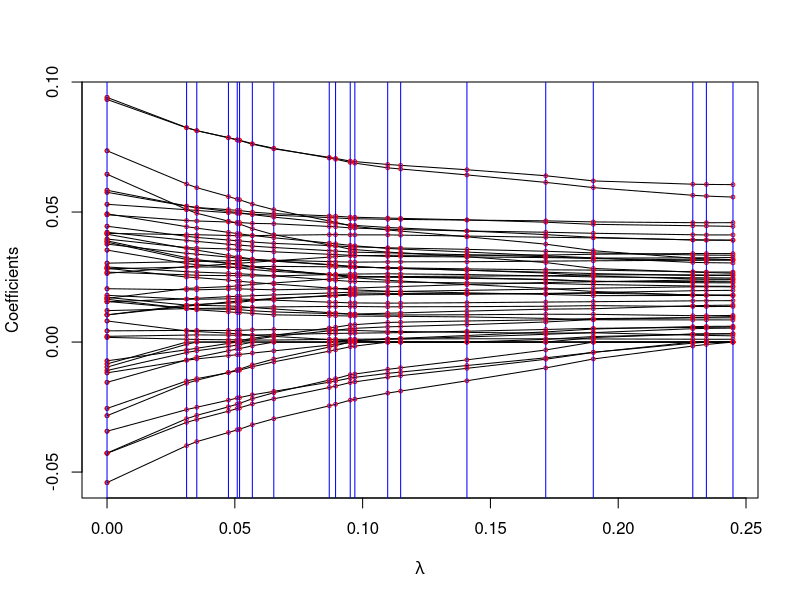

Write the R code that produced this figure.
## Function to simulate a p.d. matrix

# Generating a random positive-definite matrix with specified positive eigenvalues
# If eigenvalues are not specified, they are generated from a uniform distribution

Posdef <- function (n, ev = runif(n, 0, 50))
{
  Z <- matrix(ncol=n, rnorm(n^2))
  decomp <- qr(Z)
  Q <- qr.Q(decomp)
  R <- qr.R(decomp)
  d <- diag(R)
  ph <- d / abs(d)
  O <- Q %*% diag(ph)
  Z <- t(O) %*% diag(ev) %*% O
  return(Z)
}

## Function to update the inverse via Woodbury Formula when a index is entering the active set

InvUpdate1 <- function(A,Inv,act,nonact,index){

    index.vec <- A[act,index,drop=FALSE] # the covariance matrix values for the (act,index) block
    d <- length(act)
    vec1 <- c(rep(0,d),1)
    block1 <- cbind(diag(1,d),-Inv%*%index.vec)
    M1 <- rbind(block1,vec1)

    vec2 <- c(rep(0,d),1/(A[index,index]-as.numeric(t(index.vec)%*%Inv%*%index.vec)))
    block2 <- cbind(Inv,rep(0,d))
    M2 <- rbind(block2,vec2)

    Inv1 <- M1%*%M2%*%t(M1)
    k <- which(sort(c(act,index))==index)
    if (k==(d+1)){
        B <- Inv1
    } else {
        Inv1[c(k:(d+1)),] <- Inv1[c((d+1),k:d),]
        Inv1[,c(k:(d+1)) ] <- Inv1[,c((d+1),k:d)]
        B <- Inv1
    }
    return(B)
}

## Function to update the inverse via Woodbury Formula when a index is leaving the active set

InvUpdate2 <- function(A,Inv,act,nonact,index){
    index.vec <- A[-c(nonact,index),index,drop=FALSE]
    k <- which(act==index)
    block1 <- Inv[-k,-k,drop=FALSE] # One line resolves the previous issue
    block2 <- (block1%*%index.vec%*%t(index.vec)%*%block1)/(A[index,index]+as.numeric(t(index.vec)%*%block1%*%index.vec))
    B <- block1-block2
    return(B)
}


## Load quadratic prog package

library(quadprog)


## Simulation

Sig <- Posdef(n=50)

ptm <- proc.time()

## Solve initial problem

beta_0 <- solve.QP(Dmat=Sig,dvec=rep(0,nrow(Sig)),Amat=matrix(rep(1,nrow(Sig))),bvec=1,meq=1)
beta <- beta_0$solution
beta.mat <- beta
lamda <- 0
lamda.vec <- 0

## The initial active set
act <- which(beta!=0)
nonact <- which(beta==0)
test <- Sig[c(act,nonact),c(act,nonact),drop=FALSE]
test1 <- Sig[act,act,drop=FALSE]
test21 <- Sig[nonact,act,drop=FALSE]

## Determine the initial subgradient of the solution
beta1 <- beta[act]
beta2 <- beta[nonact]
beta1
beta2

sub <- beta
sub[which(beta>0)] <- 1
sub[which(beta<0)] <- -1
sub1 <- sub[act]
sub2 <- sub[nonact]
sub.mat <- sub

## Other initialized values

idq <- rep(1,length(act))
idpq <- rep(1,length(nonact))
Sig.inv <- solve(test1)
a <- as.numeric(t(idq)%*%Sig.inv%*%sub[act])
b <- as.numeric(t(idq)%*%Sig.inv%*%idq)
avec <- Sig.inv%*%sub[act]
bvec <- Sig.inv%*%idq
c <- as.vector((a/b)*bvec-avec)
d <- (a/b)*idpq-as.vector(test21%*%c)-sub[nonact]


### Between 0->nonzero, nonzero->0, find which would occur first and which specific coordinate does the job

repeat {

if (length(act)!=length(beta)){

## Find the index giving smallest delta lamda under nonzero->0 situation

selt1 <- (-2)*beta[act]/c
pos.index1 <- which(selt1>0)
selt1.pos <- selt1[which(selt1>0)]
delta.lamda1 <- selt1.pos[which.min(selt1.pos)]
index1 <- act[pos.index1[which.min(selt1.pos)]]

## Find the index giving smallest delta lamda under 0->nonzero situation

selt2 <- rep(1,length(nonact))
for (i in 1:length(nonact)) {
  if (d[i]>0&&d[i]>=(1-sub2[i])){     #### d[i]>(1-sub2[i]) would be more accurate
     selt2[i] <- lamda/(d[i]/(1-sub2[i])-1)
  } else if (d[i]<0&&(-d[i]>=(1+sub2[i]))) {
     selt2[i] <- lamda/(-d[i]/(1+sub2[i])-1)
  }
  else {selt2[i] <- Inf}
}
delta.lamda2 <- min(selt2)
index2 <- nonact[which.min(selt2)]


##### Determine which situation happens and update beta, lamda, subgradient and the active set

if (delta.lamda1>delta.lamda2){
  delta.lamda <- delta.lamda2;
  index <- index2
 } else {
  delta.lamda <- delta.lamda1;
  index <- index1
 }
##
} else {

  selt <- (-2)*beta[act]/c
  pos.index <- which(selt>0)
  selt.pos <- selt[which(selt>0)]
  delta.lamda <- selt.pos[which.min(selt.pos)]
  index <- act[pos.index[which.min(selt.pos)]]
}

## updating beta and subgradient

beta[act] <- beta[act]+1/2*delta.lamda*c
beta.mat <- cbind(beta.mat,beta)
sub[nonact] <- sub[nonact]+(delta.lamda/(delta.lamda+lamda))*d ##Problematic?
sub.mat <- cbind(sub.mat,sub)


## update lamda, the inverse matrix and the active set

lamda <- lamda+delta.lamda
lamda.vec <- c(lamda.vec,lamda)
if (length(act)!=length(beta)) {
    if (delta.lamda1>delta.lamda2) {

        ## Inverse Matrix Update via Sherman Morrison Formula

        Sig.inv <- InvUpdate1(A=Sig,Inv=Sig.inv,act=act,nonact=nonact,index=index)

        ## Update active set
        act <- sort(c(act,index))
        nonact <- nonact[-which(nonact==index)]
    } else {
        ## Inverse Matrix Update

        Sig.inv <- InvUpdate2(A=Sig,Inv=Sig.inv,act=act,nonact=nonact,index=index)


        ## Update active set
        act <- act[-which(act==index)]
        nonact <- sort(c(nonact,index))
    }
} else {
        ## Inverse Matrix Update

        Sig.inv <- InvUpdate2(A=Sig,Inv=Sig.inv,act=act,nonact=nonact,index=index)


        ## Update active set
        act <- act[-which(act==index)]
        nonact <- sort(c(nonact,index))

}


## Other Matrices Update

test21 <- Sig[nonact,act,drop=FALSE]
# Sig.inv <- solve(test1)  ## Direct Approach for the Inverse Update


## Other updates

sub1 <- sub[act]
sub2 <- sub[nonact]

beta1 <- beta[act]
beta2 <- beta[nonact]


idq <- rep(1,length(act))
idpq <- rep(1,length(nonact))
a <- as.numeric(t(idq)%*%Sig.inv%*%sub[act])
b <- as.numeric(t(idq)%*%Sig.inv%*%idq)
avec <- Sig.inv%*%sub[act]
bvec <- Sig.inv%*%idq
c <- as.vector((a/b)*bvec-avec)
d <- (a/b)*idpq-as.vector(test21%*%c)-sub[nonact]


if (all(beta1>0)==TRUE) break

}

## Ploting

plot(rep(0,nrow(beta.mat)),beta.mat[,1],pch=21,cex=.5,xlim=c(0,lamda.vec[length(lamda.vec)]),xlab=expression(lambda),ylab="Coefficients")
for (i in 1:nrow(beta.mat)){
  lines(lamda.vec,beta.mat[i,])
}

for (i in 1:nrow(beta.mat)){
  points(lamda.vec,beta.mat[i,],pch=21,cex=.5,col="red")
}

for (i in 1:length(lamda.vec)){
  abline(v=lamda.vec[i],col="blue")
}

proc.time() - ptm
